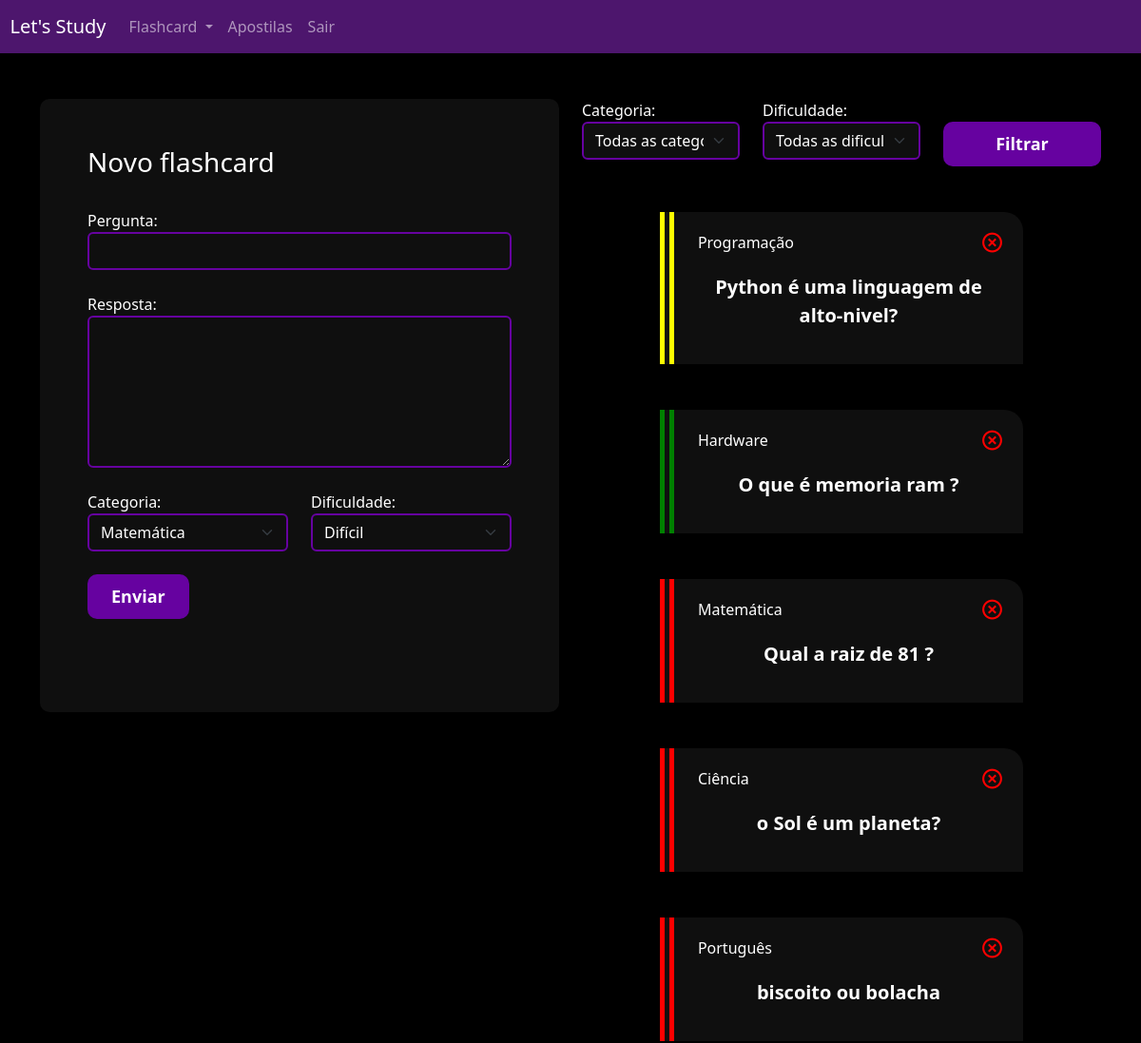
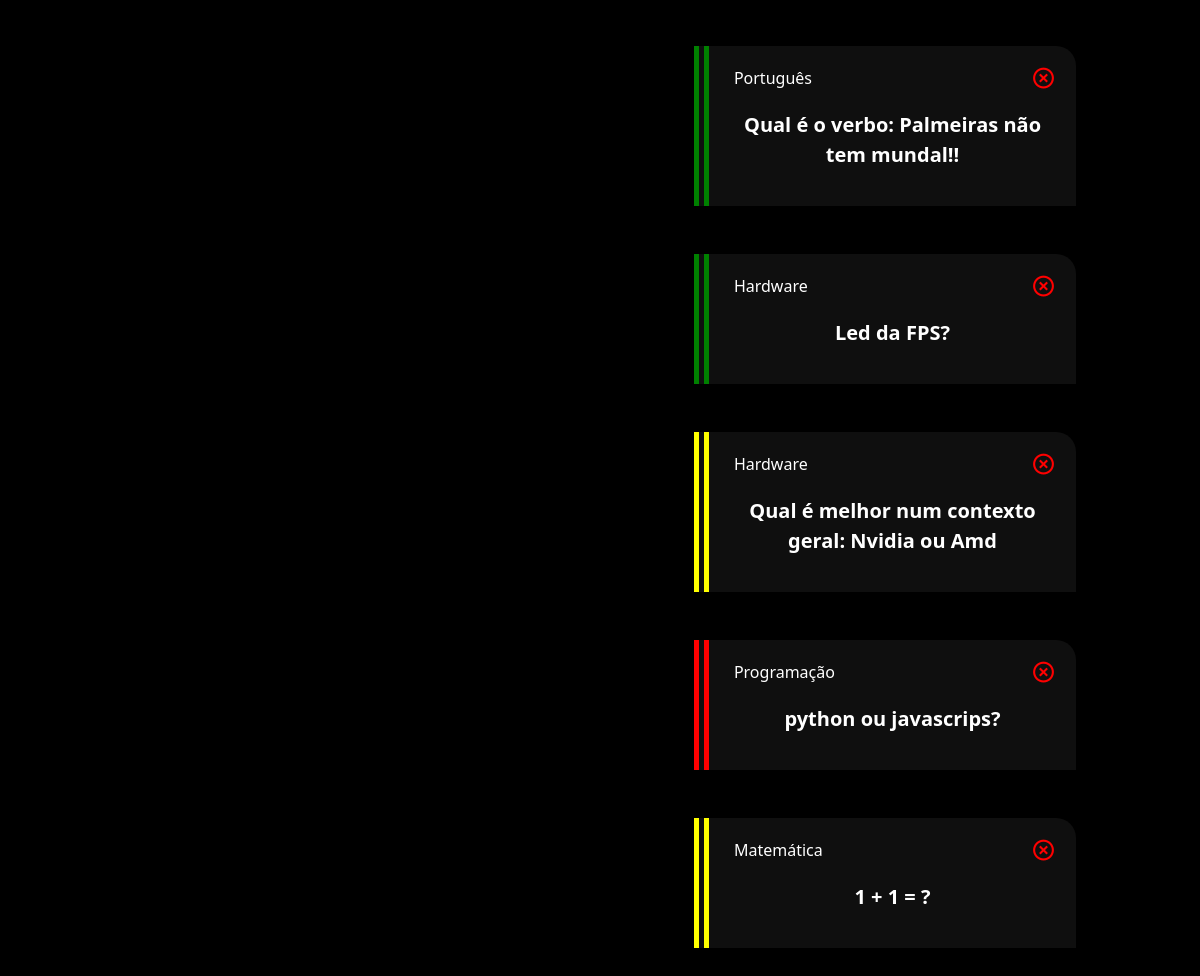
The app's page /flashcard/novo_flashcard/ (signed in) with its own data (2 pictures, top to bottom).
### flashcard/models.py (models this page shows, shortened)
class Flashcard(models.Model):
    DIFICULDADE_CHOICES = (("D", "Difícil"), ("M", "Médio"), ("F", "Fácil"))
    user = models.ForeignKey(User, on_delete=models.DO_NOTHING)
    pergunta = models.CharField(max_length=200)
    resposta = models.TextField()
    categoria = models.ForeignKey(Categoria, on_delete=models.DO_NOTHING)
    dificuldade = models.CharField(max_length=1, choices=DIFICULDADE_CHOICES)
    @property
    def css_dif(self):
        if self.dificuldade == "F":
            return "flashcard-facil"
        elif self.dificuldade == "M":
            return "flashcard-medio"
        elif self.dificuldade == "D":
            return "flashcard-dificil"

class Categoria(models.Model):
    nome = models.CharField(max_length=25)
    def __str__(self):
        return self.nome

### flashcard/views.py (the view, shortened to what this page needs)
# urls.py: path('novo_flashcard/', views.novo_flashcard, name="novo_flashcard"),
def novo_flashcard(req):
    if not req.user.is_authenticated:
        return redirect("/usuarios/logar")
    elif req.method == "GET":
        categoria = Categoria.objects.all()
        dificuldades = Flashcard.DIFICULDADE_CHOICES
        flashcards = Flashcard.objects.filter(user=req.user)
        categoria_filter = req.GET.get("categoria")
        dificuldade_filter = req.GET.get("dificuldade")
        if categoria_filter:
            flashcards = flashcards.filter(categoria__id=categoria_filter)
        if dificuldade_filter:
            flashcards = flashcards.filter(dificuldade=dificuldade_filter)
        return render(
            req,
            "novo_flashcard.html",
            {
                "categorias": categoria,
                "dificuldades": dificuldades,
                "flashcards": flashcards,
            },
        )

### flashcard/templates/novo_flashcard.html (shortened to what this page needs)
{% extends "base.html" %} {% load static %} {% block 'header' %}
<link href="{% static 'usuarios/css/cadastro.css' %}" rel="stylesheet" />
<link
  href="https://unpkg.com/boxicons@2.1.4/css/boxicons.min.css"
  rel="stylesheet"
/>
<link href="{% static 'flashcard/css/novo_flashcard.css' %}" rel="stylesheet" />
{% endblock 'header' %} {% block 'conteudo' %} {% include "partials/header.html" %}
<div class="container">
  <br />
  <br />
  <div class="row">
    <div class="col-md">
      <div class="box-form">
        <form action="{% url 'novo_flashcard' %}" method="POST">
          <h3>Novo flashcard</h3>
          <br />
          <label>Pergunta:</label>
          <input type="text" class="form-control" name="pergunta" required />
          <br />
          <label>Resposta:</label>
          <textarea
            class="form-control"
            name="resposta"
            rows="6"
            required
          ></textarea>
          <br />
          <div class="row">
            <div class="col-md">
              <label for="">Categoria:</label>
              <select class="form-select" name="categoria">
                {% for categoria in categorias %}
                <option value="{{categoria.id}}">{{categoria}}</option>
                {% endfor %}
              </select>
            </div>
            <div class="col-md">
              <label for="">Dificuldade:</label>
              <select class="form-select" name="dificuldade">
                {% for dificuldade in dificuldades %}
                <option value="{{dificuldade.0}}">{{dificuldade.1}}</option>
                {% endfor %}
              </select>
            </div>
          </div>
          <br />
          <input type="submit" value="Enviar" class="btn-cadastro" />
          <br />
          <br />
          <br />
        </form>
      </div>
    </div>
    <div class="col-md">
      <form action="{% url 'novo_flashcard' %}" method="GET">
        <div class="row">
          <div class="col-md">
            <label for="">Categoria:</label>
            <select name="categoria" id="" class="form-select">
              <option value="">Todas as categorias:</option>
            </select>
          </div>
          <div class="col-md">
            <label for="">Dificuldade:</label>
            <select name="dificuldade" id="" class="form-select">
              <option value="">Todas as dificuldades:</option>
            </select>
          </div>
          <div class="col-md">
            <br />
            <input
              type="submit"
              style="width: 100%"
              value="Filtrar"
              class="btn-cadastro"
            />
          </div>
        </div>
      </form>
      <br />
      <br />
      {% for flash in flashcards %}
      <div class="box-new-flashcard">
        <div class="flashcard {{flash.css_dif}}">
          <div class="flashcard-categoria">{{flash.categoria}}</div>
          <a href="{% url 'delete_flashcard' flash.id %}"
            ><i class="icone-exit bx bx-x-circle"></i
          ></a>
          <br />
          <div class="flashcard-box-item" onclick="flip_card({{flash.id}})">
            <p class="flashcard-item">{{flash.pergunta}}</p>
          </div>
        </div>
      </div>
      <br />
      <br />
      {% endfor %}
    </div>
  </div>
</div>
{% endblock 'conteudo' %}

### templates/static/geral/css/base.css (style rules this page uses)
:root { --color-0: #000; --color-1: #0f0f0f; --color-2: rgb(77, 22, 109); --color-3: #6602a0; --color-4: #004aac; }
body { background-color: var(--color-0); color: white }

### templates/static/usuarios/css/cadastro.css (style rules this page uses)
* { margin: 0; padding: 0; }
.box-form { padding: 50px; background-color: var(--color-1); color: white; border-radius: 10px; display: flexbox; }
.btn-cadastro { padding: 10px; background-color: var(--color-3); border: none; border-radius: 10px; color: #fff; font-size: 18px; font-weight: bold; padding-left: 25px; padding-right: 25px; align-items: center; justify-content: center; transition: all 0.2s ease-in-out; }
.btn-cadastro::after, .btn-cadastro:hover { background-color: var(--color-2); transform: scale(1.1); }
.form-control { background-color: var(--color-1); border: 2px solid var(--color-3); color: #fff; }
.form-select { background-color: var(--color-1); border: 2px solid var(--color-3); color: #fff; }

### templates/static/flashcard/css/novo_flashcard.css (style rules this page uses)
.box-new-flashcard { width: 70%; margin: auto; }
.flashcard { background-color: var(--color-1); padding: 20px; border-radius: 0 20px 0 0; }
.flashcard-box-item { text-align: center; }
.flashcard p { font-size: 20px; font-weight: bold; cursor: pointer; padding-top: 20px; }
.flashcard-facil { border-left: 15px double green; }
.flashcard-medio { border-left: 15px double yellow; }
.flashcard-dificil { border-left: 15px double red; }
.flashcard-categoria { background-color: var(--color-1); display: inline; padding: 5px; }
.icone-exit { float: right; font-size: 25px; color: red; }
.form-control { background-color: var(--color-1); border: 2px solid var(--color-3); color: #fff; }
.form-select { background-color: var(--color-1); border: 2px solid var(--color-3); color: #fff; }

### records on screen
Flashcard: categoria "Programação", pergunta "Python é uma linguagem de alto-nivel?"
Flashcard: categoria "Hardware", pergunta "O que é memoria ram ?"
Flashcard: categoria "Matemática", pergunta "Qual a raiz de 81 ?"
Flashcard: categoria "Ciência", pergunta "o Sol é um planeta?"
Flashcard: categoria "Português", pergunta "biscoito ou bolacha"
Flashcard: categoria "Português", pergunta "Qual é o verbo: Palmeiras não tem mundal!!"
Flashcard: categoria "Hardware", pergunta "Led da FPS?"
Flashcard: categoria "Hardware", pergunta "Qual é melhor num contexto geral: Nvidia ou Amd"
Flashcard: categoria "Programação", pergunta "python ou javascrips?"
Flashcard: categoria "Matemática", pergunta "1 + 1 = ?"

### other values on screen
form field categoria "Matemática"
form field dificuldade "Difícil"
